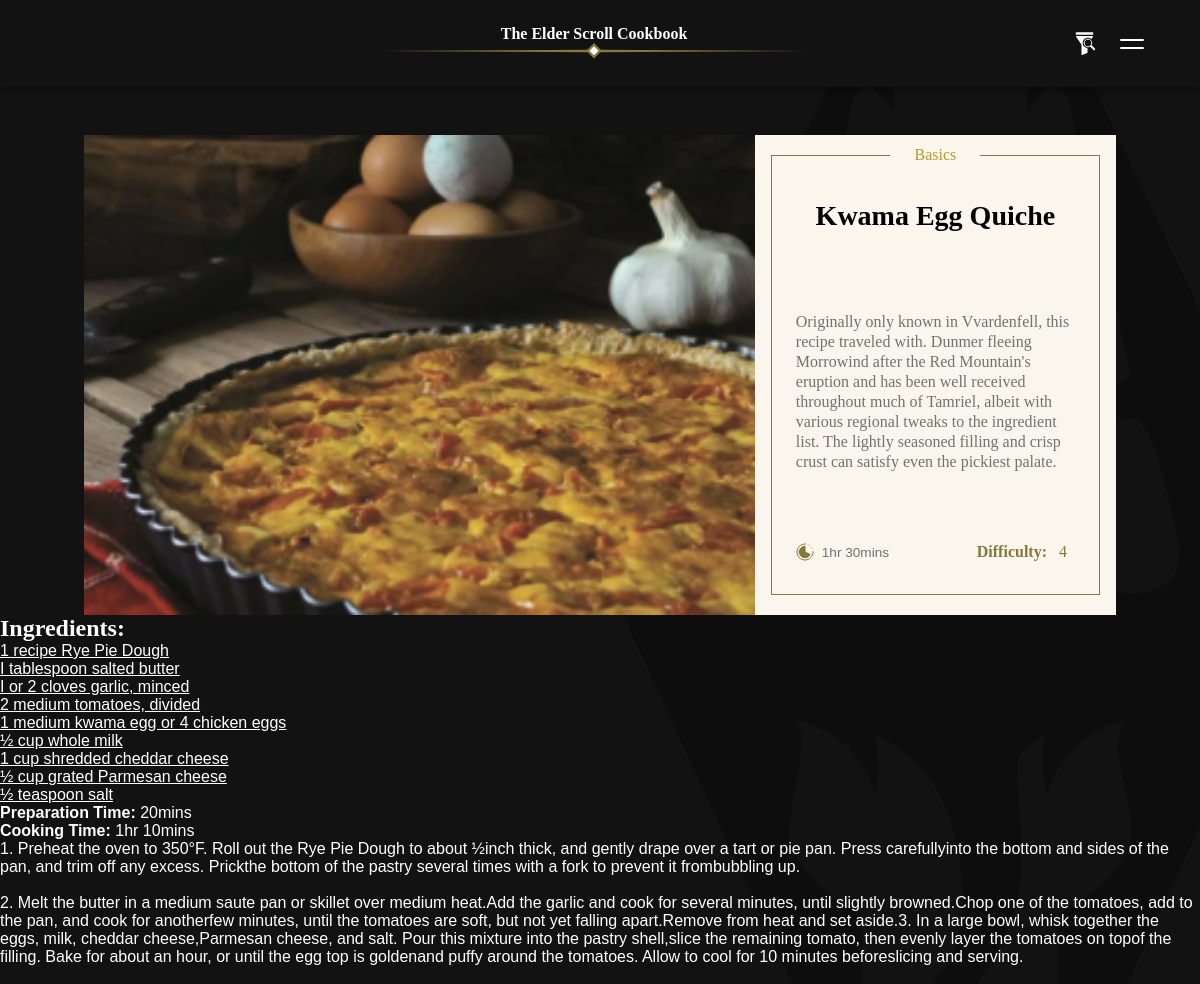
Page /Beta/detail_recipe.php?id=2 (signed in) on the committed database.
### tables this page shows
CREATE TABLE `recipe` (
  `r_ID` int(11) NOT NULL,
  `r_title` varchar(128) NOT NULL,
  `r_imgName` varchar(128) NOT NULL,
  `r_difficulty` int(11) NOT NULL,
  `r_region` varchar(128) NOT NULL,
  `r_type` varchar(128) NOT NULL,
  `r_prepTime` int(11) NOT NULL,
  `r_cookTime` int(11) NOT NULL,
  `r_origin` text NOT NULL,
  `r_ingredients` text NOT NULL,
  `r_steps` text NOT NULL
);

### Beta/detail_recipe.php (the view, shortened to what this page needs)
<?php
    $sql = "SELECT * FROM recipe;";
    $result = mysqli_query($conn,$sql);
    $resultCheck = mysqli_num_rows($result);
    if($resultCheck>0){
        while ($row = mysqli_fetch_assoc($result)) {
            if($row['r_ID'] == $_GET["id"]){
                $title = $row['r_title'];
                $difficulty = $row['r_difficulty'];
                $type = $row['r_type'];
                $prepTime = $row['r_prepTime'];
                $cookTime = $row['r_cookTime'];
                $origin = $row['r_origin'];
                $ingredients = $row['r_ingredients'];
                $steps = $row['r_steps'];
                $time = $prepTime + $cookTime;
                $hr = (int)($time / 60);
                $mins = $time % 60;
            }
        }
    }
?>
<!DOCTYPE html>
<html lang="en">
<head>
    <link rel="stylesheet" href="./css/general.css">
    <link rel="stylesheet" href="./css/bg.css">
    <link rel="stylesheet" href="./css/detail.css">
</head>
<body>
    <?php
    include_once './injection/navbar.php';
    ?>
    <div class="container">
        <div id="showcase">
            <div id="thumbnail"></div>
            <div class="description_container">
                <div class="tag"><?php echo $type; ?></div>
                <div class="content_box">
                <h1 class="title">
                    <?php
                    echo $title;
                    ?>
                </h1>
                    <p><?php echo $origin; ?></p>
                    <div class="desc_bot">
                        <div class="time">
                            <img src="./img/timer_icon.svg" alt="Cooking    Time">
                            <p><?php
                                if (!($hr == 0)){
                                    echo $hr . "hr ";
                                }
                                echo $mins . "mins</p>";
                                ?></p>
                        </div>
                        <div class="difficulty">
                            <p><b>Difficulty: </b><?php echo $difficulty;   ?></p>
                        </div>
                    </div>
                </div>
            </div>
        </div>
        <h2>Ingredients: </h2>
        <u>
        <?php
        $ingredient_list = explode("||", $ingredients);
        for ($i=0; $i < count($ingredient_list); $i++){
            echo "<li>";
            echo $ingredient_list[$i];
            echo "</li>";
        }
        ?>
        </u>
        <p><b>Preparation Time: </b><?php
        echo (int)($prepTime % 60) . "mins</p>";
        ?></p>
        <p><b>Cooking Time: </b><?php
        if (!((int)($cookTime / 60) == 0)){
            echo (int)($cookTime / 60) . "hr ";
        }
        echo (int)($cookTime % 60) . "mins</p>";
        ?></p>
        <ul>
            <?php
                $step_list = explode("||", $steps);
                for ($i=0; $i < count($step_list); $i++){
                    echo "<li>";
                    echo $step_list[$i];
                    echo "</li><br>";
                }
            ?>
        </ul>
    </div>
</body>
</html>

### Beta/css/general.css (style rules this page uses)
* { box-sizing: border-box; margin: 0; padding: 0; font-family: Arial, Helvetica, sans-serif; }
body { background-color: #121212; color: white; width: 100vw; position: relative; overflow-x: hidden; }
h1, h2, label, a, select { font-family: trajan, trajan-pro-3, Garamond; font-weight: 700; font-style: normal; color: white; }
li, ul { text-decoration: none; list-style-type: none; }

### Beta/css/bg.css (style rules this page uses)
body { --vh: 1/10vh; background-image: url(../img/bg_ess_icon.svg); background-repeat: no-repeat; background-size: 60vw; background-attachment: fixed; background-position-x: 50vw; background-position-y: calc(100px / 10vh); z-index: -1; }

### Beta/css/detail.css (style rules this page uses)
#showcase { display: flex; height: 30em; padding: 0 7vw; max-width: 1200px; margin: auto; }
#thumbnail { width: 65%; height: 100%; background-size: cover; background-position: bottom; }
.description_container { background-color: #FAF6EE; padding: 1.25em 1em; position: relative; width: 35%; }
.content_box { border: 1px #88773A solid; padding: 1.5em; display: flex; flex-direction: column; justify-content: space-between; align-items: center; height: 100%; }
.title { height: 2.5em; display: flex; justify-content: center; align-items: center; }
.content_box h1 { text-align: center; font-size: 1.75em; font-weight: bold; line-height: 1.25em; color: black; }
.content_box p { font-family: 'EB Garamond', serif; font-weight: normal; line-height: 1em; margin: .5em 0; color: rgb(114, 114, 114); line-height: 1.25em; }
.desc_bot { width: 100%; display: flex; justify-content: space-between; flex-direction: row; align-items: center; }
.time { display: flex; align-items: center; }
.time p { font-family: Arial, Helvetica, sans-serif; font-size: .85em; margin: 0; color: #727272; }
.time img { padding-right: .5em; }
.difficulty { display: flex; align-items: center; }
.difficulty p, .difficulty b { font-family: trajan, trajan-pro-3, Garamond; font-size: 1em; margin-right: .5em; color: #88773A; }
.tag { position: absolute; font-family: 'EB Garamond', serif; font-size: 1em; color: #B8992A; top: 0; left: 50%; margin-top: 1.25em; transform: translate(-50%, -50%); padding: 0 1.5em; background-color: #FAF6EE; }

### rows in the picture
recipe: r_type "Basics", r_title "Kwama Egg Quiche", r_origin "Originally only known in Vvardenfell, this recipe traveled with. Dunmer fleeing Morrowind after the Red Mountain's eruption and has been well received throughout much of Tamriel, albeit with various regional tweaks to the ingredient list. The lightly seasoned filling and crisp crust can satisfy even the pickiest palate.", hr "1", mins "30", r_difficulty "4", r_ingredients "1 recipe Rye Pie Dough", r_ingredients "I tablespoon salted butter", r_ingredients "I or 2 cloves garlic, minced", r_ingredients "2 medium tomatoes, divided", r_ingredients "1 medium kwama egg or 4 chicken eggs", r_ingredients "½ cup whole milk", r_ingredients "1 cup shredded cheddar cheese", r_ingredients "½ cup grated Parmesan cheese", r_ingredients "½ teaspoon salt", $prepTime%60 "20", $cookTime/60 "1", $cookTime%60 "10", r_steps "1. Preheat the oven to 350°F. Roll out the Rye Pie Dough to about ½inch thick, and gently drape over a tart or pie pan. Press carefullyinto the bottom and sides of the pan, and trim off any excess. Prickthe bottom of the pastry several times with a fork to prevent it frombubbling up.", r_steps "2. Melt the butter in a medium saute pan or skillet over medium heat.Add the garlic and cook for several minutes, until slightly browned.Chop one of the tomatoes, add to the pan, and cook for anotherfew minutes, until the tomatoes are soft, but not yet falling apart.Remove from heat and set aside.3. In a large bowl, whisk together the eggs, milk, cheddar cheese,Parmesan cheese, and salt. Pour this mixture into the pastry shell,slice the remaining tomato, then evenly layer the tomatoes on topof the filling. Bake for about an hour, or until the egg top is goldenand puffy around the tomatoes. Allow to cool for 10 minutes beforeslicing and serving."
